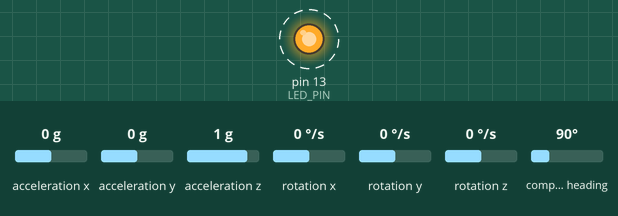
Bench run of a sketch on a simulated Arduino Uno, built with avr-gcc and run on an emulated ATmega328P. Parts: output pins drawn as LEDs (lit = HIGH). Wiring (inferred from the names in the program): HMC5883L compass at I2C address 0x1E. Dashed ring = blinking. Inputs (shaded band) come from the test bench; at power-on: acceleration x 0 g, acceleration y 0 g, acceleration z 1 g, rotation x 0 °/s, rotation y 0 °/s, rotation z 0 °/s, compass heading 90°. What the sketch prints to the serial monitor is not drawn.

Above: at 0.3 s.
Timing chart, 0 to 3.0 s (numbered marks = the images above):
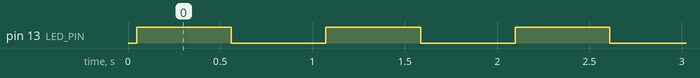

The sketch:

lab3.ino
```cpp
// I2C device class (I2Cdev) demonstration Arduino sketch for MPU6050 class
// 10/7/2011 by Jeff Rowberg <jeff@rowberg.net>
// Updates should (hopefully) always be available at https://github.com/jrowberg/i2cdevlib
//
// Changelog:
//     2011-10-07 - initial release

/* ============================================
I2Cdev device library code is placed under the MIT license
Copyright (c) 2011 Jeff Rowberg

Permission is hereby granted, free of charge, to any person obtaining a copy
of this software and associated documentation files (the "Software"), to deal
in the Software without restriction, including without limitation the rights
to use, copy, modify, merge, publish, distribute, sublicense, and/or sell
copies of the Software, and to permit persons to whom the Software is
furnished to do so, subject to the following conditions:

The above copyright notice and this permission notice shall be included in
all copies or substantial portions of the Software.

THE SOFTWARE IS PROVIDED "AS IS", WITHOUT WARRANTY OF ANY KIND, EXPRESS OR
IMPLIED, INCLUDING BUT NOT LIMITED TO THE WARRANTIES OF MERCHANTABILITY,
FITNESS FOR A PARTICULAR PURPOSE AND NONINFRINGEMENT. IN NO EVENT SHALL THE
AUTHORS OR COPYRIGHT HOLDERS BE LIABLE FOR ANY CLAIM, DAMAGES OR OTHER
LIABILITY, WHETHER IN AN ACTION OF CONTRACT, TORT OR OTHERWISE, ARISING FROM,
OUT OF OR IN CONNECTION WITH THE SOFTWARE OR THE USE OR OTHER DEALINGS IN
THE SOFTWARE.
===============================================
*/

// Arduino Wire library is required if I2Cdev I2CDEV_ARDUINO_WIRE implementation
// is used in I2Cdev.h
#include "Wire.h"

// I2Cdev and MPU6050 must be installed as libraries, or else the .cpp/.h files
// for both classes must be in the include path of your project
#include "I2Cdev.h"
#include "MPU6050.h"
#include "HMC5883L.h"

// class default I2C address is 0x68
// specific I2C addresses may be passed as a parameter here
// AD0 low = 0x68 (default for InvenSense evaluation board)
// AD0 high = 0x69
MPU6050 accelgyro;
HMC5883L mag;

int16_t ax, ay, az;
int16_t gx, gy, gz;
int16_t mx, my, mz;

#define LED_PIN 13
bool blinkState = false;

void setup() {
    // join I2C bus (I2Cdev library doesn't do this automatically)
    Wire.begin();

    // initialize serial communication
    // (38400 chosen because it works as well at 8MHz as it does at 16MHz, but
    // it's really up to you depending on your project)
    Serial.begin(38400);

    // initialize device
    Serial.println("Initializing I2C devices...");
    accelgyro.initialize();

    // verify connection
    Serial.println("Testing device connections...");
    Serial.println(accelgyro.testConnection() ? "MPU6050 connection successful" : "MPU6050 connection failed");

    mag.initialize();
    Serial.println("Testing device connections...");
    Serial.println(mag.testConnection() ? "HMC5883L connection successful" : "HMC5883L connection failed");

    // configure Arduino LED for
    pinMode(LED_PIN, OUTPUT);
}

void loop() {
    // read raw accel/gyro measurements from device
    accelgyro.getMotion6(&ax, &ay, &az, &gx, &gy, &gz);
    mag.getHeading(&mx, &my, &mz);

    // these methods (and a few others) are also available
    //accelgyro.getAcceleration(&ax, &ay, &az);
    //accelgyro.getRotation(&gx, &gy, &gz);

    // display tab-separated accel/gyro x/y/z values
    Serial.print("ax: ");
    Serial.print(ax / 16384.0); Serial.print(" ,  ay: ");
    Serial.print(ay / 16384.0); Serial.print(" ,  az: ");
    Serial.print(az / 16384.0); Serial.print(" ,  gx: ");
    Serial.print(gx); Serial.print(" ,  gy: ");
    Serial.print(gy); Serial.print(" ,  gz: ");
    Serial.print(gz); Serial.print(" ,  mx: ");
    Serial.print(mx); Serial.print(" ,  my: ");
    Serial.print(my); Serial.print(" ,  mz: ");
    Serial.print(mz);
    Serial.println();

    // blink LED to indicate activity
    blinkState = !blinkState;
    digitalWrite(LED_PIN, blinkState);
    delay(500);
}
```

HMC5883L.h
```cpp
// I2Cdev library collection - HMC5883L I2C device class header file
// Based on Honeywell HMC5883L datasheet, 10/2010 (Form #900405 Rev B)
// 6/12/2012 by Jeff Rowberg <jeff@rowberg.net>
// Updates should (hopefully) always be available at https://github.com/jrowberg/i2cdevlib
//
// Changelog:
//     2012-06-12 - fixed swapped Y/Z axes
//     2011-08-22 - small Doxygen comment fixes
//     2011-07-31 - initial release

/* ============================================
I2Cdev device library code is placed under the MIT license
Copyright (c) 2011 Jeff Rowberg

Permission is hereby granted, free of charge, to any person obtaining a copy
of this software and associated documentation files (the "Software"), to deal
in the Software without restriction, including without limitation the rights
to use, copy, modify, merge, publish, distribute, sublicense, and/or sell
copies of the Software, and to permit persons to whom the Software is
furnished to do so, subject to the following conditions:

The above copyright notice and this permission notice shall be included in
all copies or substantial portions of the Software.

THE SOFTWARE IS PROVIDED "AS IS", WITHOUT WARRANTY OF ANY KIND, EXPRESS OR
IMPLIED, INCLUDING BUT NOT LIMITED TO THE WARRANTIES OF MERCHANTABILITY,
FITNESS FOR A PARTICULAR PURPOSE AND NONINFRINGEMENT. IN NO EVENT SHALL THE
AUTHORS OR COPYRIGHT HOLDERS BE LIABLE FOR ANY CLAIM, DAMAGES OR OTHER
LIABILITY, WHETHER IN AN ACTION OF CONTRACT, TORT OR OTHERWISE, ARISING FROM,
OUT OF OR IN CONNECTION WITH THE SOFTWARE OR THE USE OR OTHER DEALINGS IN
THE SOFTWARE.
===============================================
*/

#ifndef _HMC5883L_H_
#define _HMC5883L_H_

#include "I2Cdev.h"

#define HMC5883L_ADDRESS            0x1E // this device only has one address
#define HMC5883L_DEFAULT_ADDRESS    0x1E

#define HMC5883L_RA_CONFIG_A        0x00
#define HMC5883L_RA_CONFIG_B        0x01
#define HMC5883L_RA_MODE            0x02
#define HMC5883L_RA_DATAX_H         0x03
#define HMC5883L_RA_DATAX_L         0x04
#define HMC5883L_RA_DATAZ_H         0x05
#define HMC5883L_RA_DATAZ_L         0x06
#define HMC5883L_RA_DATAY_H         0x07
#define HMC5883L_RA_DATAY_L         0x08
#define HMC5883L_RA_STATUS          0x09
#define HMC5883L_RA_ID_A            0x0A
#define HMC5883L_RA_ID_B            0x0B
#define HMC5883L_RA_ID_C            0x0C

#define HMC5883L_CRA_AVERAGE_BIT    6
#define HMC5883L_CRA_AVERAGE_LENGTH 2
#define HMC5883L_CRA_RATE_BIT       4
#define HMC5883L_CRA_RATE_LENGTH    3
#define HMC5883L_CRA_BIAS_BIT       1
#define HMC5883L_CRA_BIAS_LENGTH    2

#define HMC5883L_AVERAGING_1        0x00
#define HMC5883L_AVERAGING_2        0x01
#define HMC5883L_AVERAGING_4        0x02
#define HMC5883L_AVERAGING_8        0x03

#define HMC5883L_RATE_0P75          0x00
#define HMC5883L_RATE_1P5           0x01
#define HMC5883L_RATE_3             0x02
#define HMC5883L_RATE_7P5           0x03
#define HMC5883L_RATE_15            0x04
#define HMC5883L_RATE_30            0x05
#define HMC5883L_RATE_75            0x06

#define HMC5883L_BIAS_NORMAL        0x00
#define HMC5883L_BIAS_POSITIVE      0x01
#define HMC5883L_BIAS_NEGATIVE      0x02

#define HMC5883L_CRB_GAIN_BIT       7
#define HMC5883L_CRB_GAIN_LENGTH    3

#define HMC5883L_GAIN_1370          0x00
#define HMC5883L_GAIN_1090          0x01
#define HMC5883L_GAIN_820           0x02
#define HMC5883L_GAIN_660           0x03
#define HMC5883L_GAIN_440           0x04
#define HMC5883L_GAIN_390           0x05
#define HMC5883L_GAIN_330           0x06
#define HMC5883L_GAIN_220           0x07

#define HMC5883L_MODEREG_BIT        1
#define HMC5883L_MODEREG_LENGTH     2

#define HMC5883L_MODE_CONTINUOUS    0x00
#define HMC5883L_MODE_SINGLE        0x01
#define HMC5883L_MODE_IDLE          0x02

#define HMC5883L_STATUS_LOCK_BIT    1
#define HMC5883L_STATUS_READY_BIT   0

class HMC5883L {
    public:
        HMC5883L();
        HMC5883L(uint8_t address);

        void initialize();
        bool testConnection();

        // CONFIG_A register
        uint8_t getSampleAveraging();
        void setSampleAveraging(uint8_t averaging);
        uint8_t getDataRate();
        void setDataRate(uint8_t rate);
        uint8_t getMeasurementBias();
        void setMeasurementBias(uint8_t bias);

        // CONFIG_B register
        uint8_t getGain();
        void setGain(uint8_t gain);

        // MODE register
        uint8_t getMode();
        void setMode(uint8_t mode);

        // DATA* registers
        void getHeading(int16_t *x, int16_t *y, int16_t *z);
        int16_t getHeadingX();
        int16_t getHeadingY();
        int16_t getHeadingZ();

        // STATUS register
        bool getLockStatus();
        bool getReadyStatus();

        // ID_* registers
        uint8_t getIDA();
        uint8_t getIDB();
        uint8_t getIDC();

    private:
        uint8_t devAddr;
        uint8_t buffer[6];
        uint8_t mode;
};

#endif /* _HMC5883L_H_ */
```

Source omitted: HMC5883L.cpp (14734 bytes)

Measured:
- by itself, pin 13 (LED_PIN): alternates HIGH for 0.51 s and LOW for 0.51 s
